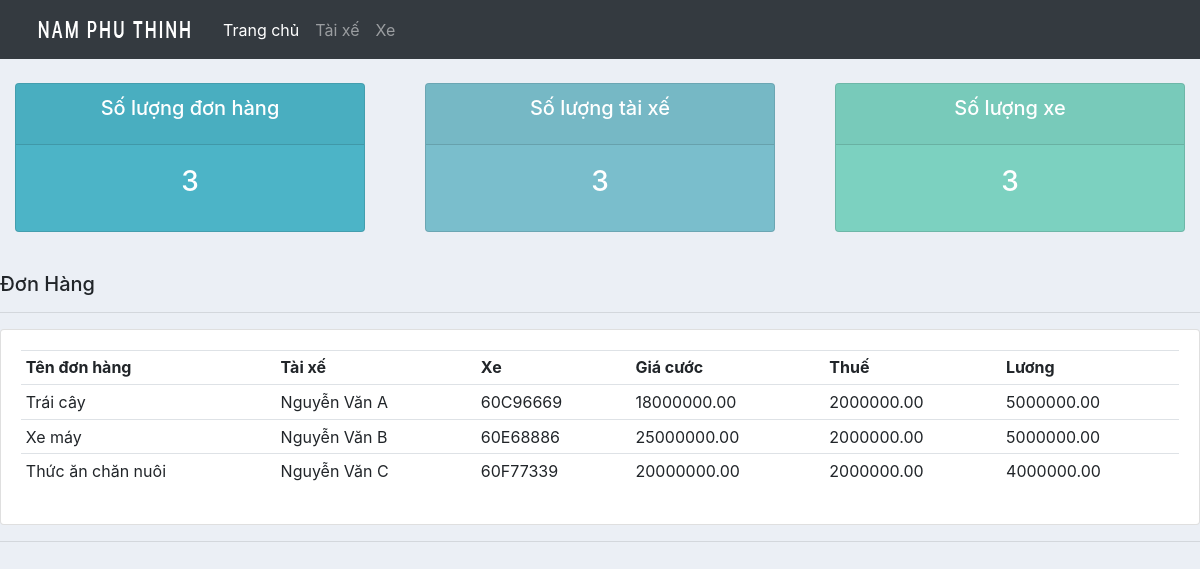
The page / on the database its author committed.
### transport/models.py (models this page shows, shortened)
class Order(models.Model):
    name = models.CharField(max_length=200, null=True, verbose_name=_('order name'))
    price = MoneyField(max_digits=10, decimal_places=2, default_currency='VND', verbose_name=_('price'))
    tax = MoneyField(max_digits=10, decimal_places=2, default_currency='VND', verbose_name=_('tax'))
    salary = MoneyField(max_digits=10, decimal_places=2, default_currency='VND', verbose_name=_('salary'))
    driver = models.ForeignKey(Driver, null=True, on_delete=models.SET_NULL, verbose_name=_('driver'))
    vehicle = models.ForeignKey(Vehicle, null=True, on_delete=models.SET_NULL, verbose_name=_('vehicle'))
    date_started = models.DateTimeField(default=datetime.now(), null=True, verbose_name=_('date started'))
    date_ended = models.DateTimeField(default=datetime.now(), null=True, verbose_name=_('date ended'))
    class Meta:
        verbose_name = _('Order')
        verbose_name_plural = _('Orders')

class Driver(models.Model):
    fullname = models.CharField(max_length=200, null=True, verbose_name=_('fullname'))
    phone = models.CharField(max_length=200, null=True, verbose_name=_('phone'))
    identity = models.CharField(max_length=200, null=True, verbose_name=_('identity'))
    address = models.CharField(max_length=200, null=True, verbose_name=_('address'))
    class Meta:
        verbose_name = _('Driver')
        verbose_name_plural = _('Drivers')
    def __str__(self):
        return self.fullname

class Vehicle(models.Model):
    license_plates = models.CharField(max_length=200, null=True, verbose_name=_('license plates'))
    model = models.ForeignKey(ModelVehicle, verbose_name=_('model'), on_delete=models.CASCADE)
    class Meta:
        verbose_name = _('Vehicle')
        verbose_name_plural = _('Vehicles')
    def __str__(self):
        return self.license_plates

### transport/views.py (the view)
# urls.py: 2. Add a URL to urlpatterns:  path('', views.home, name='home')
def home(request):
    vehicles = Vehicle.objects.all()
    orders = Order.objects.all()
    drivers = Driver.objects.all()
    total_vehicles = vehicles.count()
    total_orders = orders.count()
    total_drivers = drivers.count()
    context = {
        "vehicles": vehicles,
        "orders": orders,
        "drivers": drivers,
        "total_vehicles": total_vehicles,
        "total_orders": total_orders,
        "total_drivers": total_drivers,
    }
    return render(request, 'transport/dashboard.html', context)

### transport/templates/transport/dashboard.html
{% extends 'transport/main.html' %}
{% block content %}
{%  include 'transport/status.html' %}
<br>
<div class="row">
    <div class="col-md-12">
        <h5>Đơn Hàng</h5>
        <hr>
        <div class="card card-body">
            <table class="table table-sm">
                <tr>
                    <th>Tên đơn hàng</th>
                    <th>Tài xế</th>
                    <th>Xe</th>
                    <th>Giá cước</th>
                    <th>Thuế</th>
                    <th>Lương</th>
                </tr>
                {% for order in orders %}
                <tr>
                    <td> {{order.name}}</td>
                    <td> {{order.driver}}</td>
                    <td> {{order.vehicle}}</td>
                    <td> {{order.price}}</td>
                    <td> {{order.tax}}</td>
                    <td> {{order.salary}}</td>
                </tr>
                {% endfor %}
            </table>
        </div>
    </div>
</div>
{% endblock %}

### transport/templates/transport/main.html (shortened to what this page needs)
{% load static %}
<!DOCTYPE html>
<html>
<head>
    <link rel="stylesheet" href="https://cdn.jsdelivr.net/npm/bootstrap@4.6.0/dist/css/bootstrap.min.css"
>
    <link rel="stylesheet" type="text/css" href="{% static '/css/main.css' %}">
</head>
<body>
{% include 'transport/navbar.html' %}
{% block content %}
{% endblock %}
<hr>
</body>
</html>

### transport/templates/transport/navbar.html (shortened to what this page needs)
{% load static %}
<nav class="navbar navbar-expand-lg navbar-dark bg-dark">
  <img src="{% static 'images/namphuthinh.png' %}">
  <div class="collapse navbar-collapse" id="navbarNav">
    <ul class="navbar-nav">
      <li class="nav-item active">
        <a class="nav-link" href="{% url 'home' %}">Trang chủ </a>
      </li>
      <li class="nav-item">
        <a class="nav-link" href="{% url 'driver' %}">Tài xế</a>
      </li>
      <li class="nav-item">
        <a class="nav-link" href="{% url 'vehicle' %}">Xe</a>
      </li>
    </ul>
  </div>
</nav>

### transport/templates/transport/status.html
<br>
<div class="row">
	<div class="col">
		<div class="col-md">
			<div class="card text-center text-white  mb-3" id="total-orders">
			  	<div class="card-header">
			  		<h5 class="card-title">Số lượng đơn hàng</h5>
			  	</div>
			  	<div class="card-body">
			    	<h3 class="card-title">{{total_orders}}</h3>
			  	</div>
			</div>
		</div>
	</div>
	<div class="col">
		<div class="col-md">
			<div class="card text-center text-white  mb-3" id=total-drivers>
			  	<div class="card-header">
			  		<h5 class="card-title">Số lượng tài xế</h5>
			  	</div>
			  	<div class="card-body">
			    	<h3 class="card-title">{{total_drivers}}</h3>
			  	</div>
			</div>
		</div>
	</div>
	<div class="col">
		<div class="col-md">
			<div class="card text-center text-white  mb-3" id="total-vehicles">
			  	<div class="card-header">
			  		<h5 class="card-title">Số lượng xe</h5>
			  	</div>
			  	<div class="card-body">
			    	<h3 class="card-title">{{total_vehicles}}</h3>
			  	</div>
			</div>
		</div>
	</div>
</div>

### static/css/main.css (style rules this page uses)
body { background-color: #ebeff5; }
#total-orders { background-color: #4cb4c7; }
#total-drivers { background-color: #7abecc; }
#total-vehicles { background-color: #7CD1C0; }

### rows shown on the page
Order: name "Trái cây", driver "Nguyễn Văn A", vehicle "60C96669", price "18000000.00", tax "2000000.00", salary "5000000.00"
Order: name "Xe máy", driver "Nguyễn Văn B", vehicle "60E68886", price "25000000.00", tax "2000000.00", salary "5000000.00"
Order: name "Thức ăn chăn nuôi", driver "Nguyễn Văn C", vehicle "60F77339", price "20000000.00", tax "2000000.00", salary "4000000.00"

### other values the page prints
{{ total_orders }} "3"
{{ total_drivers }} "3"
{{ total_vehicles }} "3"
